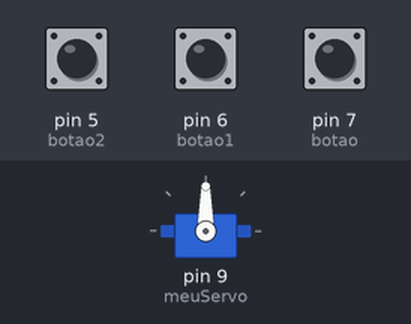
Recording of a sketch running on a simulated Arduino Uno, built with avr-gcc and run on an emulated ATmega328P. Shown: servo. The test bench sets the inputs (shaded band); at power-on: pin 7 (botao) HIGH, pin 6 (botao1) HIGH, pin 5 (botao2) HIGH.

Above: at 1.2 s.
1.3 s: pin 7 (botao) pulled LOW for 1 s
3.8 s: pin 7 (botao) pulled LOW for 3.2 s
At 7.2 s:
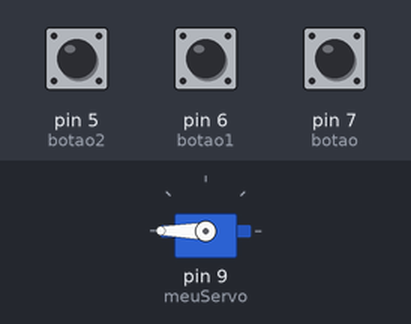
8.5 s: pin 6 (botao1) pulled LOW for 1 s
At 9.8 s:
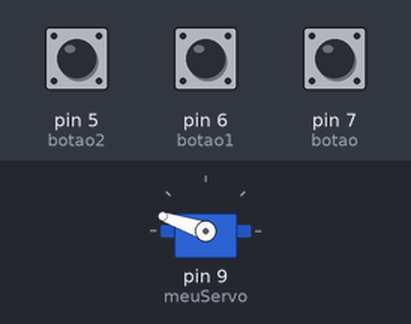
11.0 s: pin 6 (botao1) pulled LOW for 0.15 s
At 11.8 s:
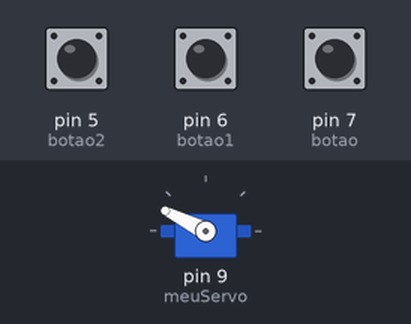
12.6 s: pin 5 (botao2) pulled LOW for 0.15 s
At 13.9 s:
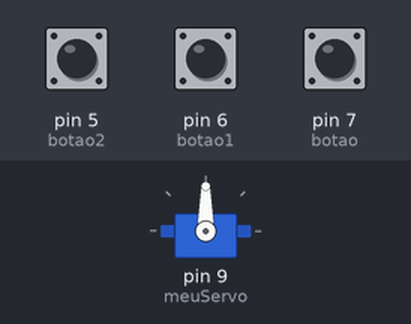
Timing chart, 0 to 15.2 s (numbered marks = the images above; inputs shaded):
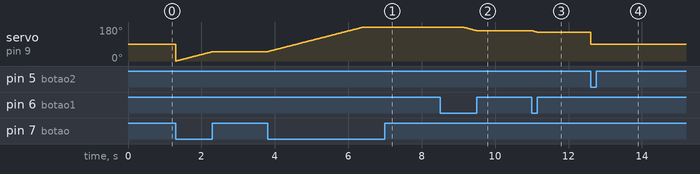

Measured:
- after the input at 3.8 s, servo on pin 9 (meuServo): moves from 49° to 180° over 2.6 s, starting at once
- after the input at 8.5 s, servo on pin 9 (meuServo): moves from 180° to 161° over 0.36 s, starting after 0.62 s
- after the input at 11.0 s, servo on pin 9 (meuServo): 161° → 153° at once
- after the input at 12.6 s, servo on pin 9 (meuServo): 153° → 90° at once

The sketch:

8_1_acionando_um_motor.ino
```cpp
//Projeto 8 - Acionando um motor

// Chama a biblioteca do servo motor.
#include<Servo.h>

Servo meuServo;   //Variável do servo.
int botao = 7;    //Botão no pino 7
int botao1 = 6;
int botao2 = 5;

int angulo = 0;

void setup() {
  pinMode(botao, INPUT_PULLUP);   //Define o botão como saida.
  pinMode(botao1, INPUT_PULLUP);
  pinMode(botao2, INPUT_PULLUP);
  meuServo.attach(9);
}

void loop() {

  if (digitalRead(botao) == LOW) {
    meuServo.write(angulo);
    angulo++;
    delay(20);
  }

  if (digitalRead(botao1) == LOW) {
    meuServo.write(angulo);
    angulo--;
    delay(20);
  }

  if (digitalRead(botao2) == LOW) {
    angulo = 90;
    meuServo.write(angulo);
    delay(20);
  }

//  if (digitalRead(botao) == LOW) {
//    for (int angulo=0; angulo<=180; angulo++) {   //Aumenta o angulo do servo ate chegar em 180
//      meuServo.write(angulo);
//      delay(20);
//    }
//  }
//  if (digitalRead(botao1) == LOW) {
//    for (int angulo=180; angulo>=0; angulo--) {   //Diminui o angulo do servo ate chegar a 0
//      meuServo.write(angulo);
//      delay(20);
//    }
//  }

//  meuServo.detach();
}

//    meuServo.write(0);
//    delay(1000);
//    meuServo.write(30);
//    delay(1000);
//    meuServo.write(60);
//    delay(1000);
//    meuServo.write(90);
//    delay(1000);
//    meuServo.write(120);
//    delay(1000);
//    meuServo.write(150);
//    delay(1000);
//    meuServo.write(180);
//    delay(1000);
//    meuServo.write(0);
//    delay(1000);
```
